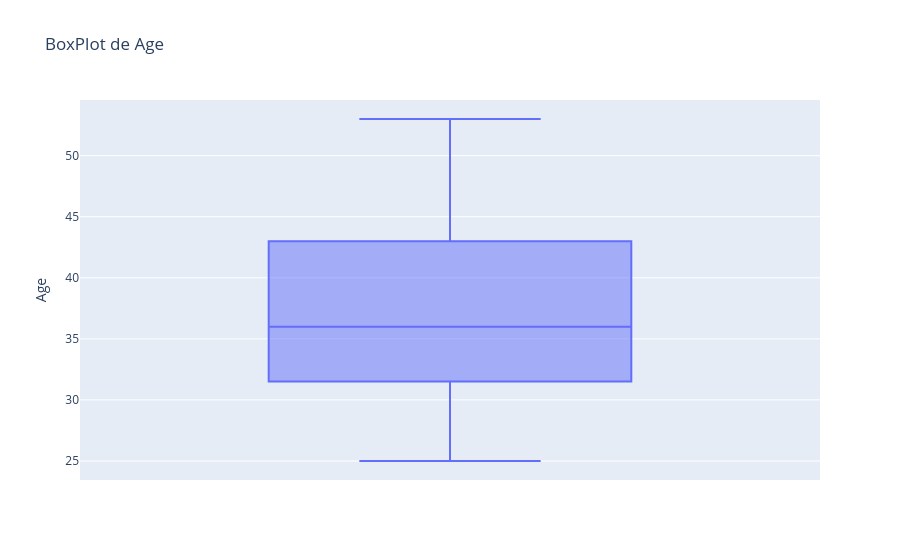

Here is the notebook cell this chart was saved with:
### Code cell
fig = px.box(df, y='Age', title='BoxPlot de Age')
fig.show()

### Figure 1 — Plotly figure (JSON) as saved in the notebook; plotly's stock layout.template omitted (floating-point values rounded to 4 significant figures; data arrays with more than 128 entries replaced by an {"elided": "..."} marker saying what was removed)
{"data": [{"alignmentgroup": "True", "hovertemplate": "Age=%{y}<extra></extra>", "legendgroup": "", "marker": {"color": "#636efa"}, "name": "", "notched": false, "offsetgroup": "", "orientation": "v", "showlegend": false, "type": "box", "x0": " ", "xaxis": "x", "y": {"elided": "164 float values"}, "y0": " ", "yaxis": "y"}], "layout": {"boxmode": "group", "legend": {"tracegroupgap": 0}, "title": {"text": "BoxPlot de Age"}, "xaxis": {"anchor": "y", "domain": [0, 1]}, "yaxis": {"anchor": "x", "domain": [0, 1], "title": {"text": "Age"}}}}
